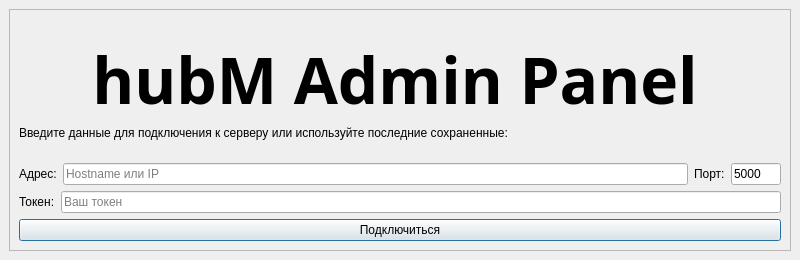
<?xml version="1.0" encoding="UTF-8"?>
<ui version="4.0">
 <class>Launch</class>
 <widget class="QMainWindow" name="Launch">
  <property name="geometry">
   <rect>
    <x>0</x>
    <y>0</y>
    <width>800</width>
    <height>260</height>
   </rect>
  </property>
  <property name="sizePolicy">
   <sizepolicy hsizetype="Fixed" vsizetype="Fixed">
    <horstretch>0</horstretch>
    <verstretch>0</verstretch>
   </sizepolicy>
  </property>
  <property name="minimumSize">
   <size>
    <width>800</width>
    <height>260</height>
   </size>
  </property>
  <property name="maximumSize">
   <size>
    <width>800</width>
    <height>260</height>
   </size>
  </property>
  <property name="windowTitle">
   <string>hubM Admin Panel Connect</string>
  </property>
  <property name="windowIcon">
   <iconset>
    <normaloff>:/res/icon_connect</normaloff>:/res/icon_connect</iconset>
  </property>
  <property name="documentMode">
   <bool>false</bool>
  </property>
  <widget class="QWidget" name="centralwidget">
   <layout class="QGridLayout" name="gridLayout">
    <item row="0" column="0">
     <widget class="QFrame" name="frame">
      <property name="frameShape">
       <enum>QFrame::Shape::StyledPanel</enum>
      </property>
      <property name="frameShadow">
       <enum>QFrame::Shadow::Raised</enum>
      </property>
      <layout class="QVBoxLayout" name="verticalLayout_4">
       <item>
        <layout class="QHBoxLayout" name="horizontalLayout">
         <item>
          <layout class="QVBoxLayout" name="verticalLayout">
           <property name="sizeConstraint">
            <enum>QLayout::SizeConstraint::SetDefaultConstraint</enum>
           </property>
           <item>
            <widget class="QFrame" name="frame_2">
             <property name="frameShape">
              <enum>QFrame::Shape::NoFrame</enum>
             </property>
             <property name="frameShadow">
              <enum>QFrame::Shadow::Raised</enum>
             </property>
             <property name="lineWidth">
              <number>0</number>
             </property>
             <widget class="QLabel" name="label_5">
              <property name="geometry">
               <rect>
                <x>0</x>
                <y>50</y>
                <width>571</width>
                <height>71</height>
               </rect>
              </property>
              <property name="sizePolicy">
               <sizepolicy hsizetype="Minimum" vsizetype="Minimum">
                <horstretch>0</horstretch>
                <verstretch>0</verstretch>
               </sizepolicy>
              </property>
              <property name="text">
               <string>&lt;html&gt;&lt;head/&gt;&lt;body&gt;&lt;p&gt;Введите данные для подключения к серверу или используйте последние сохраненные:&lt;/p&gt;&lt;/body&gt;&lt;/html&gt;</string>
              </property>
              <property name="textFormat">
               <enum>Qt::TextFormat::RichText</enum>
              </property>
              <property name="scaledContents">
               <bool>false</bool>
              </property>
              <property name="alignment">
               <set>Qt::AlignmentFlag::AlignBottom|Qt::AlignmentFlag::AlignLeading|Qt::AlignmentFlag::AlignLeft</set>
              </property>
             </widget>
             <widget class="QLabel" name="label_9">
              <property name="geometry">
               <rect>
                <x>60</x>
                <y>0</y>
                <width>632</width>
                <height>121</height>
               </rect>
              </property>
              <property name="sizePolicy">
               <sizepolicy hsizetype="Expanding" vsizetype="Expanding">
                <horstretch>0</horstretch>
                <verstretch>0</verstretch>
               </sizepolicy>
              </property>
              <property name="font">
               <font>
                <family>Britannic</family>
                <pointsize>14</pointsize>
                <bold>true</bold>
               </font>
              </property>
              <property name="text">
               <string>&lt;html&gt;&lt;head/&gt;&lt;body&gt;&lt;p&gt;&lt;span style=&quot; font-size:48pt;&quot;&gt;hubM Admin Panel&lt;/span&gt;&lt;/p&gt;&lt;/body&gt;&lt;/html&gt;</string>
              </property>
              <property name="textFormat">
               <enum>Qt::TextFormat::MarkdownText</enum>
              </property>
              <property name="scaledContents">
               <bool>false</bool>
              </property>
              <property name="alignment">
               <set>Qt::AlignmentFlag::AlignCenter</set>
              </property>
             </widget>
             <widget class="QLabel" name="label">
              <property name="geometry">
               <rect>
                <x>640</x>
                <y>40</y>
                <width>71</width>
                <height>71</height>
               </rect>
              </property>
              <property name="maximumSize">
               <size>
                <width>120</width>
                <height>120</height>
               </size>
              </property>
              <property name="pixmap">
               <pixmap resource="resources.qrc">:/res/image/hub_fill.png</pixmap>
              </property>
              <property name="scaledContents">
               <bool>true</bool>
              </property>
              <property name="wordWrap">
               <bool>false</bool>
              </property>
              <property name="openExternalLinks">
               <bool>false</bool>
              </property>
             </widget>
            </widget>
           </item>
          </layout>
         </item>
        </layout>
       </item>
       <item>
        <layout class="QVBoxLayout" name="verticalLayout_5">
         <item>
          <layout class="QVBoxLayout" name="verticalLayout_6">
           <item>
            <layout class="QHBoxLayout" name="horizontalLayout_3">
             <item>
              <widget class="QLabel" name="label_6">
               <property name="text">
                <string>Адрес:</string>
               </property>
              </widget>
             </item>
             <item>
              <widget class="QLineEdit" name="le_address">
               <property name="placeholderText">
                <string>Hostname или IP</string>
               </property>
              </widget>
             </item>
             <item>
              <widget class="QLabel" name="label_7">
               <property name="text">
                <string>Порт:</string>
               </property>
              </widget>
             </item>
             <item>
              <widget class="QLineEdit" name="le_tcp_port">
               <property name="maximumSize">
                <size>
                 <width>50</width>
                 <height>16777215</height>
                </size>
               </property>
               <property name="text">
                <string>5000</string>
               </property>
              </widget>
             </item>
            </layout>
           </item>
           <item>
            <layout class="QHBoxLayout" name="horizontalLayout_4">
             <item>
              <widget class="QLabel" name="label_8">
               <property name="text">
                <string>Токен:</string>
               </property>
              </widget>
             </item>
             <item>
              <widget class="QLineEdit" name="le_token">
               <property name="text">
                <string/>
               </property>
               <property name="echoMode">
                <enum>QLineEdit::EchoMode::PasswordEchoOnEdit</enum>
               </property>
               <property name="placeholderText">
                <string>Ваш токен</string>
               </property>
              </widget>
             </item>
            </layout>
           </item>
          </layout>
         </item>
         <item>
          <widget class="QPushButton" name="btn_connect">
           <property name="text">
            <string>Подключиться</string>
           </property>
           <property name="checkable">
            <bool>false</bool>
           </property>
           <property name="autoDefault">
            <bool>true</bool>
           </property>
           <property name="default">
            <bool>true</bool>
           </property>
          </widget>
         </item>
        </layout>
       </item>
      </layout>
     </widget>
    </item>
   </layout>
  </widget>
 </widget>
 <tabstops>
  <tabstop>le_address</tabstop>
  <tabstop>le_tcp_port</tabstop>
  <tabstop>le_token</tabstop>
  <tabstop>btn_connect</tabstop>
 </tabstops>
 <resources>
  <include location="resources.qrc"/>
 </resources>
 <connections/>
</ui>
